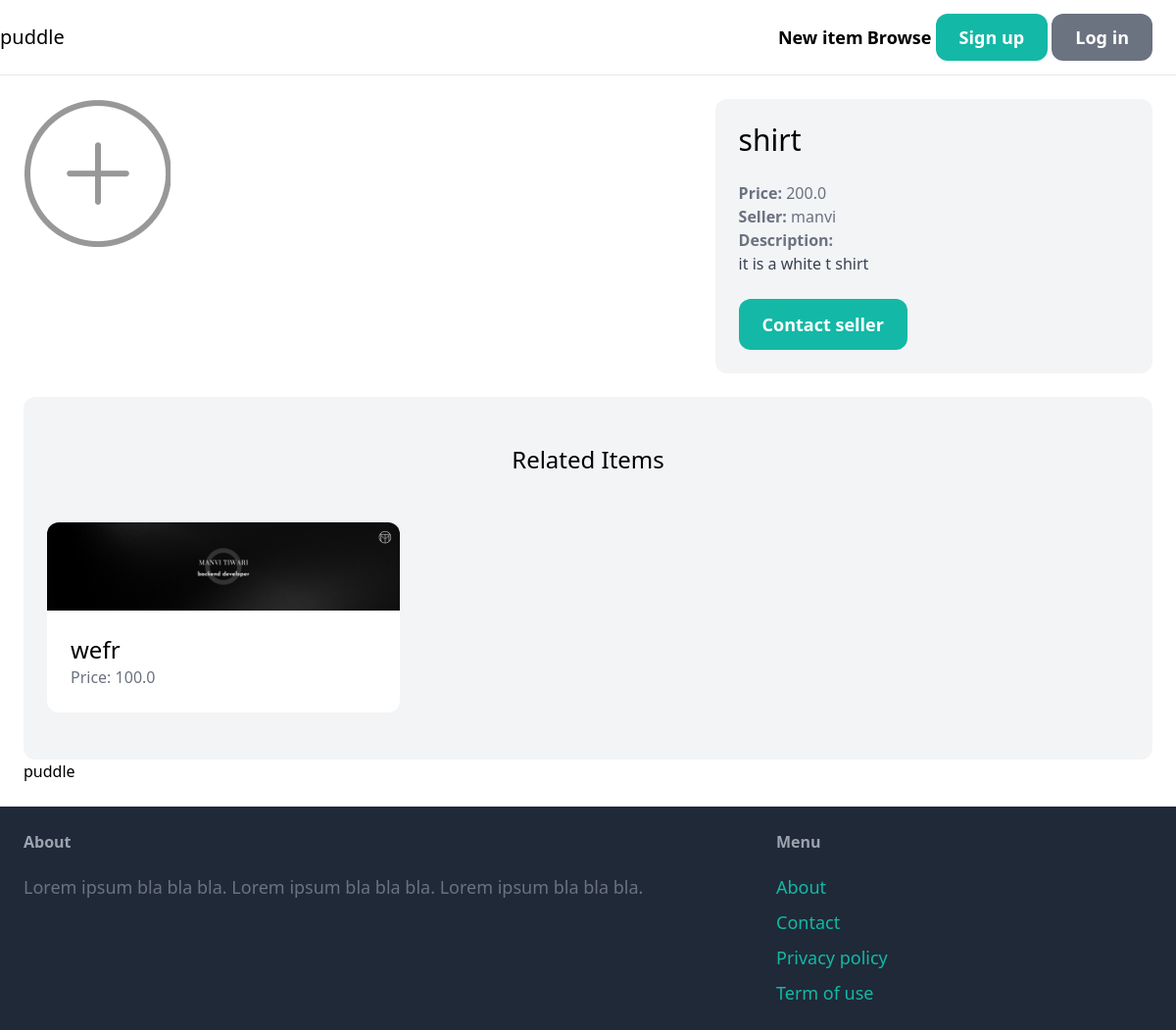
/item/2/, run on the app's committed database.
### items/models.py (models this page shows, shortened)
class Item(models.Model):
    category = models.ForeignKey(Category, related_name='items', on_delete=models.CASCADE)
    name = models.CharField(max_length=255)
    description = models.TextField(blank=True, null=True)
    price = models.FloatField()
    image = models.ImageField(upload_to='item_images', blank=True, null=True)
    is_sold = models.BooleanField(default=False)
    created_by = models.ForeignKey(User, related_name='items', on_delete=models.CASCADE)
    created_at = models.DateTimeField(auto_now_add=True)

### items/views.py (the view)
# urls.py: path('<int:pk>/', views.detail, name='detail'),
def detail(request, pk):
    items = get_object_or_404(Item, pk=pk)
    related_items = Item.objects.filter(category=items.category, is_sold=False).exclude(pk=pk)[0:3]
    return render(request, 'items/detail.html', {
        'items': items,
        'related_items': related_items
    })

### items/templates/items/detail.html (shortened to what this page needs)
{% extends 'core/base.html' %}
{% block content %}
<div class="grid grid-cols-5 gap-6">
    <div class="col-span-3">
        <img src="{{ items.image.url }}" class="rounded-xl">
    </div>
     <div class="col-span-2 p-6 bg-gray-100 rounded-xl">
        <h1 class="mb-6 text-3xl">{{ items.name }}</h1>
        <p class="text-gray-500"><strong>Price: </strong>{{ items.price }}</p>
        <p class="text-gray-500"><strong>Seller: </strong>{{ items.created_by.username }}</p>
         {% if items.description %}
            <p class="text-gray-700">
                <strong class="text-gray-500">Description:</strong><br>
                {{ items.description }}
            </p>
        {% endif %}
         <a href="#" class="inline-block mt-6 px-6 py-3 text-lg font-semibold bg-teal-500 text-white rounded-xl hover:bg-teal-700">Contact seller</a>
         </div>
</div>
<div class="mt-6 px-6 py-12 bg-gray-100 rounded-xl">
<h2 class="mb-12 text-2xl text-center">Related Items</h2>
<div class="grid grid-cols-3 gap-3">
            {% for item in related_items %}
                <div>
                    <a href="{% url 'items:detail' item.id %}">
                        <div>
                            <img src="{{ item.image.url }}" class="rounded-t-xl">
                        </div>
                        <div class="p-6 bg-white rounded-b-xl">
                            <h2 class="text-2xl">{{ item.name }}</h2>
                            <p class="text-gray-500">Price: {{ item.price }}</p>
                        </div>
                    </a>
                </div>
            {% endfor %}
        </div>
</div>
{% endblock %}

### data on the page
Item: image (picture), name "shirt", price "200.0", created_by.username "manvi", description "it is a white t shirt"
Item: image (picture), name "wefr", price "100.0"
